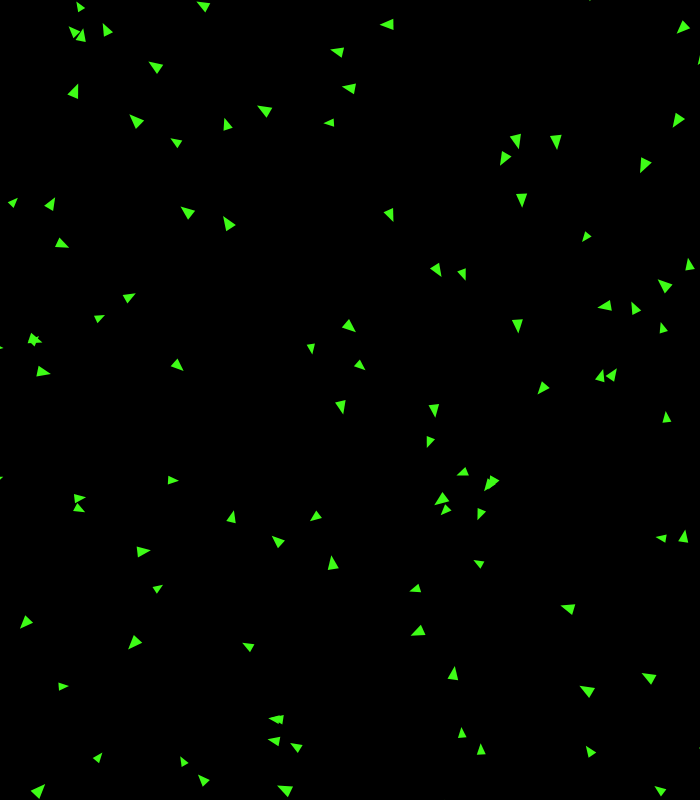
Frame 1 (no input)
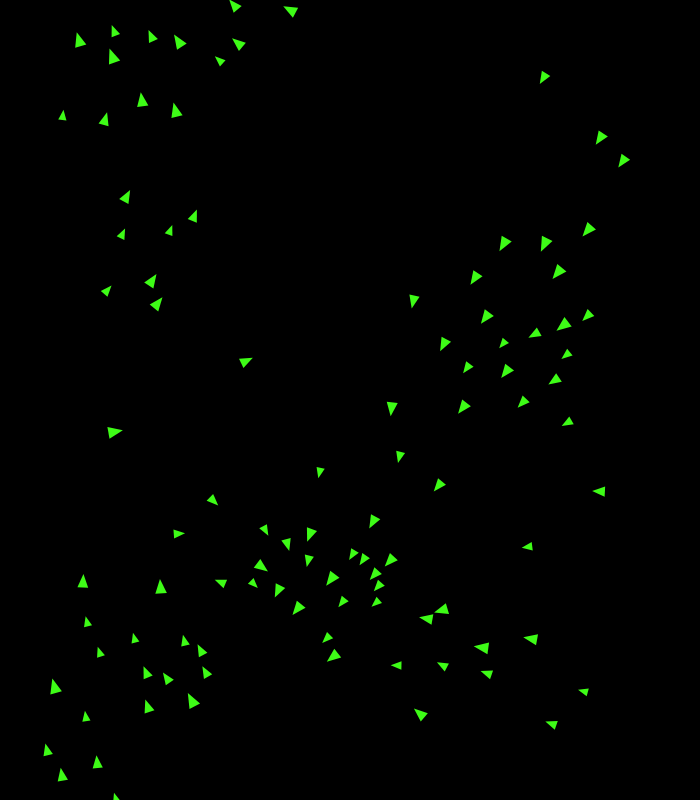
Frame 60 (no input)
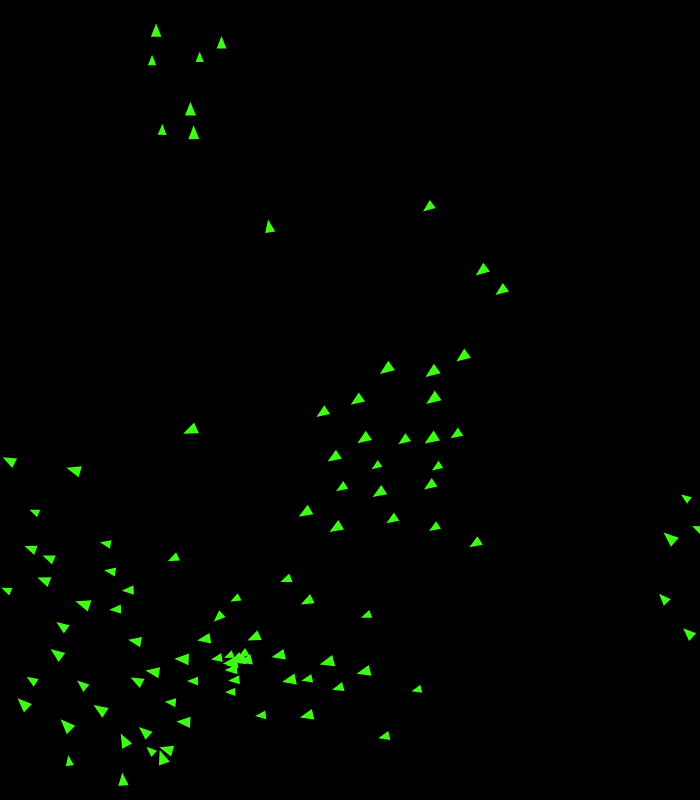
Frame 120 (the mouse pressed at the canvas centre since frame 60)

The p5.js sketch that drew these frames (run headless with seeded random() and noise() and a simulated clock; from frame 60 on, the mouse is pressed at the canvas centre):

// p5.js sketch
// ── sketch.js
let flocks = [];

function setup() {
  createCanvas(700, 800);
  background(0);
  
  //flocks.push(new Flock(30));
  flocks.push(new Flock(100));
}

function draw() {
  background(0);
  
  for (let f of flocks) {
    f.run();
  }
}


///// CLASS /////

class Flock {
  constructor( number) {
    this.boids = [];
    this.generate(number);
    this.color = color(random(255), random(255), random(255));
  }
  generate(number) {
    for (let i = 0; i < number; i++) {
      let x = random(width);
      let y = random(height);
      this.boids.push(new Boid(x, y, random(10, 15)));
    }
  }
  run() {
    push();
    fill(this.color);
    noStroke();
    for (const b of this.boids) {
      b.flock(this.boids);
      b.reappear();
      b.update();
      b.display();
    }
    pop();
  }
}

class Boid {
  constructor(x = 0, y = 0, size = 1) {
    this.pos = createVector(x, y);
    this.vel = createVector(0, 0);
    this.acc = createVector(0, 0);
    this.size = size;
    this.mass = 1;
    //
    this.angle = 0;
    //
    this.maxSpeed = 3;
    this.maxSteerForce = 0.1;
    //
    this.sepaDistance = 100;
    this.neigDistance = 140;
  }
  flock(others) {
    let mousePos = createVector(mouseX, mouseY);

    let seekForce = this.seek(mousePos);
    let sepaForce = this.separate(others);
    let coheForce = this.cohesion(others);
    let alignForce = this.align(others);

    seekForce.mult(0.3); // 100%
    sepaForce.mult(0.3); // 100%
    coheForce.mult(0.5); // 50%
    alignForce.mult(0.8); // 100%

    //this.applyForce(seekForce);
    this.applyForce(sepaForce);
    this.applyForce(coheForce);
    this.applyForce(alignForce);
  }
  align(others) {
    let velocity = createVector(); // empty vector for sum

    let count = 0;
    for (let other of others) {
      let distance = this.pos.dist(other.pos);
      if (this != other && distance > 0 && distance < this.neigDistance) {
        velocity.add(other.vel); // sum!
        count++;
      }
    }
    if (count > 0) {
      velocity.div(count); // avg;
      velocity.setMag(this.maxSpeed); //desired velocity

      let steerForce = p5.Vector.sub(velocity, this.vel);
      steerForce.limit(this.maxSteerForce);

      return steerForce;
    }
    return velocity; // empty vector (0, 0)
  }

  separate(others) {
    let vector = createVector(); // sum for now

    let count = 0;
    for (let other of others) {
      let distance = this.pos.dist(other.pos);
      if (this != other && distance > 0 && distance < this.sepaDistance) {
        let diff = p5.Vector.sub(this.pos, other.pos);
        diff.normalize();
        diff.div(distance);
        vector.add(diff); // sum
        count++;
      }
    }
    // get the average!
    if (count > 0) {
      vector.div(count);
    }
    if (vector.mag() > 0) {
      // desired Vector
      vector.setMag(this.maxSpeed);
      // steer force
      vector.sub(this.vel);
      vector.limit(this.maxSteerForce);
    }
    return vector; // return the steering force
  }

  cohesion(others) {
    let position = createVector(); // sum for now

    let count = 0;
    for (let other of others) {
      let distance = this.pos.dist(other.pos);
      if (this != other && distance > 0 && distance < this.neigDistance) {
        position.add(other.pos);
        count++;
      }
    }
    if (count > 0) {
      position.div(count); // average now!
      let force = this.seek(position);
      return force;
    }
    return position;
  }

  seek(targetPos) {
    let desiredVec = p5.Vector.sub(targetPos, this.pos);
    desiredVec.normalize();
    desiredVec.mult(this.maxSpeed);

    let steerForce = p5.Vector.sub(desiredVec, this.vel);
    steerForce.limit(this.maxSteerForce);

    return steerForce;
  }
  reappear() {
    if (this.pos.x < 0) {
      this.pos.x = width;
    } else if (this.pos.x > width) {
      this.pos.x = 0;
    }
    if (this.pos.y < 0) {
      this.pos.y = height;
    } else if (this.pos.y > height) {
      this.pos.y = 0;
    }
  }
  applyForce(f) {
    if (this.mass > 0) {
      let force = p5.Vector.div(f, this.mass);
      this.acc.add(force);
    }
  }
  update() {
    this.vel.add(this.acc);
    this.pos.add(this.vel);
    this.acc.mult(0);
    //
    this.angle = this.vel.heading();
  }
  display() {
    push();
    translate(this.pos.x, this.pos.y);
    rotate(this.angle);
    triangle(0, 0, -this.size, -this.size * 0.4, -this.size, this.size * 0.4);
    pop();
  }
}
